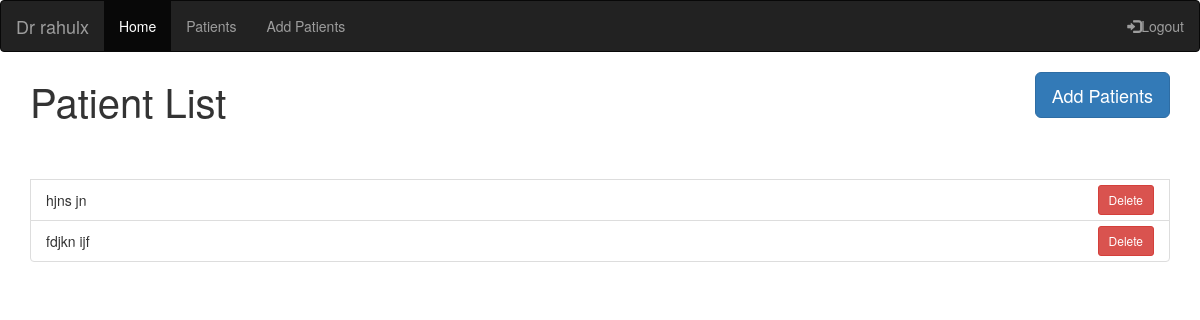
Screenshot of /patients/ (signed in) with the database file from the repository.
### pages/models.py (models this page shows)
class Patient(models.Model):
    user = models.ForeignKey(User,on_delete=models.CASCADE)
    first_name = models.CharField(max_length=30)
    last_name = models.CharField(max_length=30)
    age = models.IntegerField()
    numvisit = models.IntegerField()
    detail = models.TextField(max_length=300)

### pages/views.py (the view)
# urls.py: path('patients/',patients,name="patients"),
def patients(request):
    if request.user.is_authenticated:
        obj = Patient.objects.filter(user=request.user.pk)
        return render(request,"pages/patients.html",context={'names': obj})
    else:
        return render(request,"register/login.html")

### pages/templates/pages/patients.html (shortened to what this page needs)
    <!DOCTYPE html>
    <html lang="en">
    <head>
        {% load static %}
        <link rel="stylesheet" href="https://maxcdn.bootstrapcdn.com/bootstrap/3.4.0/css/bootstrap.min.css">
    </head>
    <body>
    {% include 'pages/nav.html' %}
    <div class="container">
        <p>Patient List
        <a class="btn btn-primary btn-lg add" role ="button" href="/patientadd">Add Patients</a>
    </p>
    <div class="list-group">
        <br>
        <br>
    {% for i in names %}
    <li  class="list-group-item" >{{i.first_name}}  {{i.last_name}} <a class="btn btn-danger btn-sm" href="{% url 'remove' pk=i.pk %}"> Delete</a> </li>
    {% endfor %}
    </div>
</div>
</body>
</html>

### pages/templates/pages/nav.html (shortened to what this page needs)
<nav class="navbar navbar-inverse">
    <div class="container-fluid">
      <div class="navbar-header">
        {% if user.is_authenticated %}
        <a class="navbar-brand" href="/">Dr {{user.get_username }}</a>
        {% endif %}
      </div>
      <ul class="nav navbar-nav">
        <li class="active"><a href="/">Home</a></li>
        <li><a href="/patients">Patients</a></li>
        <li><a href="/patientadd">Add Patients</a></li>
      </ul>
      <ul class="nav navbar-nav navbar-right">
        {% if user.is_authenticated %}
        <li><a href="/register/logout"><span class="glyphicon glyphicon-log-in"></span>Logout</a></li>
        {% else%}
        <li><a href="/register"><span class="glyphicon glyphicon-user"></span>Register</a></li>
        <li><a href="/login"><span class="glyphicon glyphicon-log-in"></span>Login</a></li>
        {% endif %}
      </ul>
    </div>
  </nav>

### pages/templates/pages/patients.html (style rules this page uses)
.add { float: right; display: fixed; }
p { font-size: 40px; }
.btn-danger { float: right; margin-top: -5px; }

### rows the page displays
Patient: first_name "hjns", last_name "jn"
Patient: first_name "fdjkn", last_name "ijf"

### other values shown
{{ user.get_username }} "rahulx"
